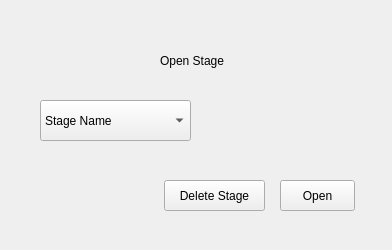
<?xml version="1.0" encoding="UTF-8"?>
<ui version="4.0">
 <class>Form</class>
 <widget class="QWidget" name="Form">
  <property name="geometry">
   <rect>
    <x>0</x>
    <y>0</y>
    <width>392</width>
    <height>250</height>
   </rect>
  </property>
  <property name="windowTitle">
   <string>Form</string>
  </property>
  <widget class="QLabel" name="label_4">
   <property name="geometry">
    <rect>
     <x>160</x>
     <y>50</y>
     <width>111</width>
     <height>21</height>
    </rect>
   </property>
   <property name="text">
    <string>Open Stage</string>
   </property>
  </widget>
  <widget class="QPushButton" name="pushButton">
   <property name="geometry">
    <rect>
     <x>280</x>
     <y>180</y>
     <width>75</width>
     <height>31</height>
    </rect>
   </property>
   <property name="text">
    <string>Open</string>
   </property>
  </widget>
  <widget class="QPushButton" name="pushButton_2">
   <property name="geometry">
    <rect>
     <x>164</x>
     <y>180</y>
     <width>101</width>
     <height>31</height>
    </rect>
   </property>
   <property name="text">
    <string>Delete Stage</string>
   </property>
  </widget>
  <widget class="QComboBox" name="comboBox">
   <property name="geometry">
    <rect>
     <x>40</x>
     <y>100</y>
     <width>151</width>
     <height>41</height>
    </rect>
   </property>
   <item>
    <property name="text">
     <string>Stage Name</string>
    </property>
   </item>
  </widget>
 </widget>
 <resources/>
 <connections/>
</ui>
